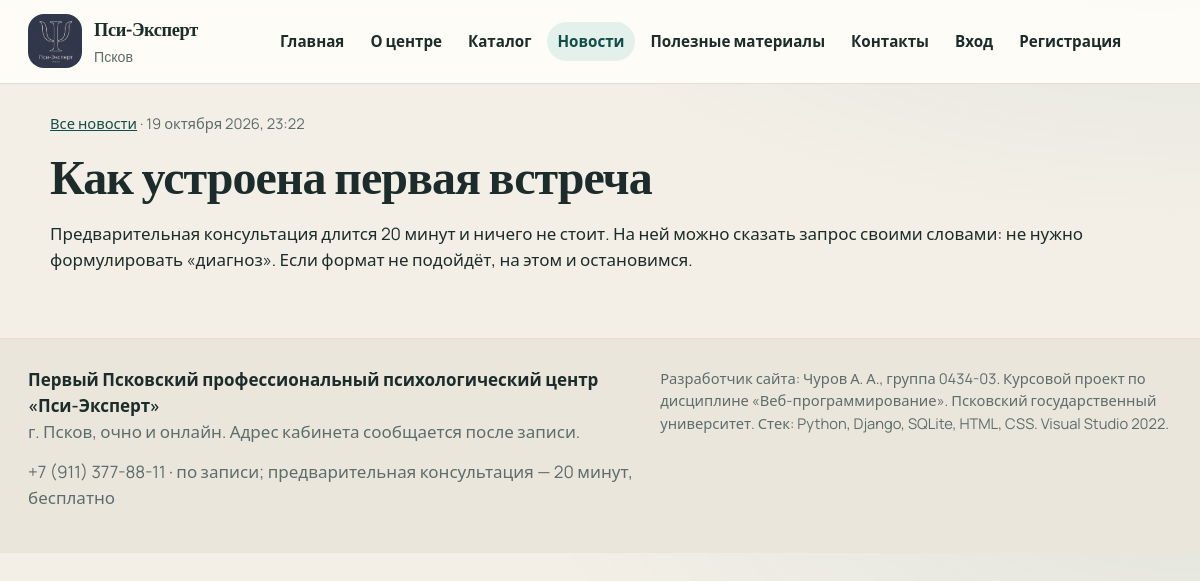
The page /news/1/ on the database its author committed.
### app/models.py (models this page shows, shortened)
class News(models.Model):
    title = models.CharField('Заголовок', max_length=200)
    text = models.TextField('Текст')
    published_at = models.DateTimeField('Дата публикации', default=timezone.now)
    class Meta:
        ordering = ['-published_at']
        verbose_name = 'Новость'
        verbose_name_plural = 'Новости'

### app/views.py (the view)
# urls.py: path('news/<int:pk>/', views.news_detail, name='news_detail'),
def news_detail(request, pk):
    item = get_object_or_404(News, pk=pk)
    return render(request, 'app/news_detail.html', {'item': item})

### app/context_processors.py (called while the page is built, shortened)
def site_context(request):
    role = None
    cart_count = 0
    user = request.user
    return {
        'company': COMPANY,
        'user_role': role,
        'cart_count': cart_count,
    }

### app/templates/app/news_detail.html (shortened to what this page needs)
{% extends "app/base.html" %}
{% block content %}
<p class="meta"><a href="{% url 'news_list' %}">Все новости</a> · {{ item.published_at|date:"d E Y, H:i" }}</p>
<h1>{{ item.title }}</h1>
<div>{{ item.text|linebreaks }}</div>
{% endblock %}

### app/static/app/css/site.css (style rules this page uses)
:root { --ink: #1b2c2a; --muted: #5d6d6a; --paper: #f3efe7; --card: #fffdf8; --line: #e4ddd2; --teal: #1a6b62; --teal-dark: #114e48; --clay: #b65b45; --sage: #e4f0ec; --shadow: 0 18px 40px rgba(27, 44, 42, 0.08); }
* { box-sizing: border-box; }
html { scroll-behavior: smooth; }
body { margin: 0; color: var(--ink); background: radial-gradient(1200px 500px at 100% -10%, rgba(26, 107, 98, 0.08), transparent 55%), var(--paper); font-family: Manrope, "Segoe UI", sans-serif; font-size: 17px; line-height: 1.55; }
a { color: var(--teal-dark); }
h1, h2, h3, .brand strong { font-family: Literata, Georgia, serif; font-weight: 650; letter-spacing: -0.02em; }
h1 { font-size: clamp(2.1rem, 4vw, 3.4rem); line-height: 1.15; margin: 0 0 0.4em; }
p { margin: 0 0 0.8em; }
.meta { color: var(--muted); font-size: 0.92rem; }

### rows shown on the page
News: published_at "19 октября 2026, 23:22", title "Как устроена первая встреча", text "Предварительная консультация длится 20 минут и ничего не стоит. На ней можно сказать запрос своими словами: не нужно формулировать «диагноз». Если формат не подойдёт, на этом и остановимся."

### other values the page prints
{{ company.name }} "Пси-Эксперт"
{{ company.legal }} "Первый Псковский профессиональный психологический центр «Пси-Эксперт»"
{{ company.address }} "г. Псков, очно и онлайн. Адрес кабинета сообщается после записи."
{{ company.phones.0 }} "+7 (911) 377-88-11"
{{ company.hours }} "по записи; предварительная консультация — 20 минут, бесплатно"
